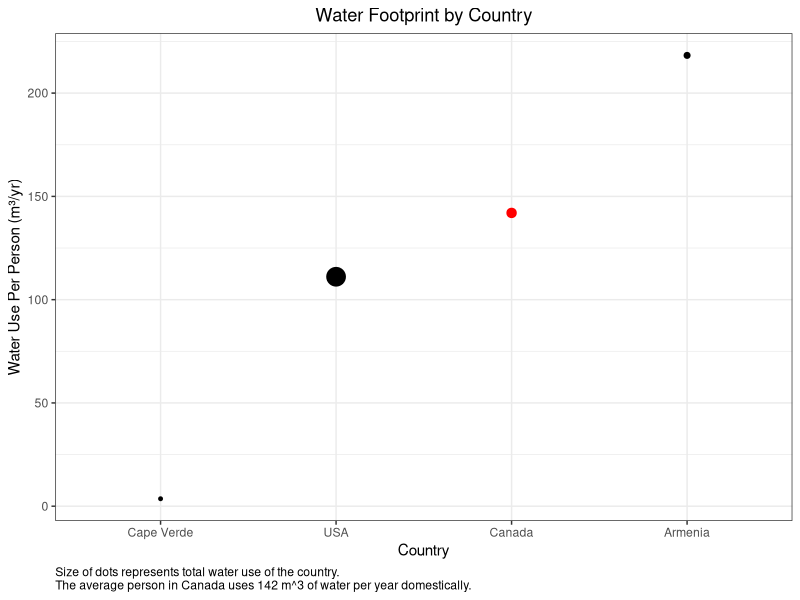

This chart was generated by the following R code:
library(tidyverse)
library(ggplot2)
library(dplyr)
library(forcats)
library(scales) 

# Load in water dataset
data <- read.csv("../data/cleaned_water_data.csv")

# Calculate total water used column
data <- data %>% 
  mutate(total_water = blue + grey, 
         total_country = population * total_water, 
         selected = "no")

# Country with maximum water use
max <- data %>%
  filter(total_water == max(.$total_water))

# Country with minimum water use
min <- data %>%
  filter(total_water != 0) %>%
  filter(total_water == min(.$total_water))

# Chosen country
select_ctry <- "Canada"
select <- data %>% 
  filter(country == select_ctry) %>%
  mutate(selected = "yes")



# Comparison country
compare_ctry <- "USA"
compare_ctry <- data %>%
  filter(country == compare_ctry)

# Row bind relevant countries
data_viz <- rbind(min, max, select, compare_ctry)

# Drop unused factors for countries
data_viz$country <- data_viz$country %>%
  fct_drop()

# Define palette for discrete scale
cols <- c("no" = "black", "yes" = "red")

cap_text <- paste("Size of dots represents total water use of the country.\nThe average person in", select_ctry, "uses",
               round(select$total_water, 0), "m^3 of water per year domestically.")
  
# Visualize
data_viz %>% ggplot(aes(x=fct_reorder(data_viz$country, data_viz$total_water), y=total_water, size=total_country, colour=selected)) +
  theme_bw() + 
  labs(x="Country", 
       y="Water Use Per Person (m³/yr)", 
       caption = cap_text, 
       size='Total National Water Use (m³/yr)') +
  ggtitle("Water Footprint by Country") +
  scale_colour_manual(values = cols) + 
  geom_point() +
  theme(plot.caption = element_text(hjust = 0), 
        legend.position="none",
        plot.title = element_text(hjust = 0.5)) +
  guides(colour=FALSE) +
  scale_fill_gradient(labels = comma)

